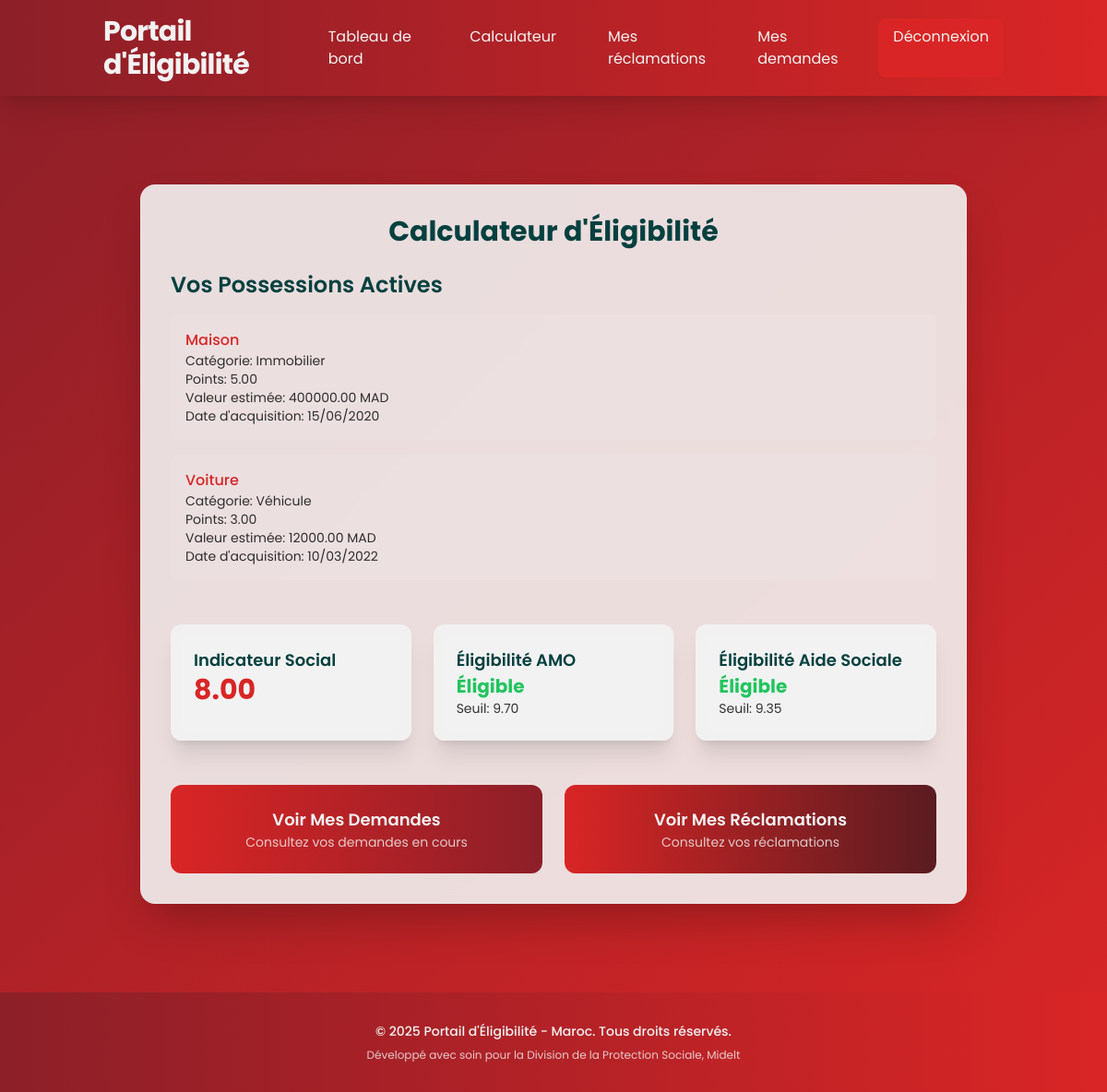
The app's page /calculator/ (signed in) with its own data.
### website/models.py (models this page shows)
class CitizenPossession(models.Model):
    STATUS_CHOICES = [
        ('active', 'Active'),
        ('under_investigation', 'Under Investigation'),
        ('disputed', 'Disputed'),
        ('removed', 'Removed'),
    ]
    citizen = models.ForeignKey(User, on_delete=models.CASCADE)
    possession_type = models.ForeignKey(PossessionType, on_delete=models.CASCADE)
    description = models.TextField()  # Additional details about the possession
    acquisition_date = models.DateField()
    estimated_value = models.DecimalField(max_digits=12, decimal_places=2)
    status = models.CharField(max_length=20, choices=STATUS_CHOICES, default='active')
    added_by = models.ForeignKey(User, on_delete=models.CASCADE, related_name='added_possessions')
    created_at = models.DateTimeField(auto_now_add=True)
    updated_at = models.DateTimeField(auto_now=True)

class PossessionType(models.Model):
    category = models.ForeignKey(PossessionCategory, on_delete=models.CASCADE)
    name = models.CharField(max_length=100)  # e.g., "Normal Car", "Luxury Car", "Motorcycle"
    description = models.TextField()
    point_value = models.DecimalField(max_digits=10, decimal_places=4)  # e.g., 0.14 for normal car
    is_active = models.BooleanField(default=True)
    created_at = models.DateTimeField(auto_now_add=True)

class PossessionCategory(models.Model):
    name = models.CharField(max_length=100)  # e.g., "Vehicles", "Real Estate", "Electronics"
    description = models.TextField()
    is_active = models.BooleanField(default=True)

class SocialIndicatorThreshold(models.Model):
    PROGRAM_TYPES = [
        ('amo', 'AMO Health Insurance'),
        ('social_aid', 'Social Aid'),
    ]
    program_type = models.CharField(max_length=20, choices=PROGRAM_TYPES)
    max_score = models.DecimalField(max_digits=10, decimal_places=4)
    effective_date = models.DateField()
    is_active = models.BooleanField(default=True)
    created_by = models.ForeignKey(User, on_delete=models.CASCADE)
    class Meta:
        unique_together = ['program_type', 'effective_date']

### website/views.py (the view)
# urls.py: path('calculator/', views.eligibility_calculator, name='eligibility_calculator'),
@login_required
@user_passes_test(is_citizen)
def eligibility_calculator(request):
    citizen = request.user
    possessions = CitizenPossession.objects.filter(
        citizen=citizen,
        status='active'
    ).select_related('possession_type', 'possession_type__category')
    calculation_items = []
    total_score = Decimal('0')
    for possession in possessions:
        calculation_items.append({
            'possession': possession,
            'points': possession.possession_type.point_value,
            'category': possession.possession_type.category.name
        })
        total_score += possession.possession_type.point_value
    amo_threshold = get_current_threshold('amo')
    social_aid_threshold = get_current_threshold('social_aid')
    context = {
        'calculation_items': calculation_items,
        'total_score': total_score,
        'amo_threshold': amo_threshold,
        'social_aid_threshold': social_aid_threshold,
        'amo_eligible': total_score <= amo_threshold,
        'social_aid_eligible': total_score <= social_aid_threshold,
    }
    return render(request, 'citizen/calculator.html', context)

### website/views.py (called while the page is built)
def is_citizen(user):
    return user.user_type == 'citizen'

def get_current_threshold(program_type):
    try:
        threshold = SocialIndicatorThreshold.objects.filter(
            program_type=program_type,
            is_active=True,
            effective_date__lte=timezone.now().date()
        ).order_by('-effective_date').first()
        return threshold.max_score if threshold else Decimal('999999')
    except:
        return Decimal('999999')

### website/templates/citizen/calculator.html (shortened to what this page needs)
{% extends 'base.html' %}
{% block content %}
<div class="flex items-center justify-center py-12" style="height:fit-content; min-height: 75vh;">
    <div class="glass p-8 rounded-2xl shadow-2xl w-full max-w-4xl animate-fade-in-up">
        <h1 class="text-3xl font-bold text-center text-[#044040] mb-6">Calculateur d'Éligibilité</h1>
        <div class="mb-12">
            <h2 class="text-2xl font-semibold text-[#044040] mb-4">Vos Possessions Actives</h2>
            {% if calculation_items %}
                <ul class="space-y-4">
                    {% for item in calculation_items %}
                        <li class="bg-[#F2F2F2]/10 p-4 rounded-lg hover:bg-[#F2F2F2]/20 transition-all duration-300 hover-scale">
                            <p class="font-medium text-[#D92525]">{{ item.possession.possession_type.name }}</p>
                            <p class="text-sm text-[#000000]/80">Catégorie: {{ item.category }}</p>
                            <p class="text-sm text-[#000000]/80">Points: {{ item.points|floatformat:2 }}</p>
                            <p class="text-sm text-[#000000]/80">Valeur estimée: {{ item.possession.estimated_value|floatformat:2 }} MAD</p>
                            <p class="text-sm text-[#000000]/80">Date d'acquisition: {{ item.possession.acquisition_date|date:"d/m/Y" }}</p>
                        </li>
                    {% endfor %}
                </ul>
            {% else %}
                <p class="text-[#000000]/80">Aucune possession active enregistrée.</p>
            {% endif %}
        </div>
        <div class="grid grid-cols-1 md:grid-cols-3 gap-6 mb-12">
            <div class="glass p-6 rounded-xl shadow-xl hover-scale animate-fade-in-up">
                <h2 class="text-lg font-semibold text-[#044040]">Indicateur Social</h2>
                <p class="text-3xl font-bold text-[#D92525]">{{ total_score|floatformat:2 }}</p>
            </div>
            <div class="glass p-6 rounded-xl shadow-xl hover-scale animate-fade-in-up">
                <h2 class="text-lg font-semibold text-[#044040]">Éligibilité AMO</h2>
                <p class="{% if amo_eligible %}text-green-500{% else %}text-red-500{% endif %} font-bold text-xl">
                    {% if amo_eligible %}Éligible{% else %}Non éligible{% endif %}
                </p>
                <p class="text-sm text-[#000000]/80">Seuil: {{ amo_threshold|floatformat:2 }}</p>
            </div>
            <div class="glass p-6 rounded-xl shadow-xl hover-scale animate-fade-in-up">
                <h2 class="text-lg font-semibold text-[#044040]">Éligibilité Aide Sociale</h2>
                <p class="{% if social_aid_eligible %}text-green-500{% else %}text-red-500{% endif %} font-bold text-xl">
                    {% if social_aid_eligible %}Éligible{% else %}Non éligible{% endif %}
                </p>
                <p class="text-sm text-[#000000]/80">Seuil: {{ social_aid_threshold|floatformat:2 }}</p>
            </div>
        </div>
        <div class="grid grid-cols-1 md:grid-cols-2 gap-6">
            <a href="{% url 'my_applications' %}"
               class="bg-gradient-to-r from-[#D92525] to-[#8C1F28] text-[#F2F2F2] p-6 rounded-xl text-center hover-scale transition-all duration-300 animate-pulse">
                <h3 class="text-lg font-semibold">Voir Mes Demandes</h3>
                <p class="text-sm text-[#F2F2F2]/80">Consultez vos demandes en cours</p>
            </a>
            <a href="{% url 'my_reclamations' %}"
               class="bg-gradient-to-r from-[#D92525] to-[#591C21] text-[#F2F2F2] p-6 rounded-xl text-center hover-scale transition-all duration-300 animate-pulse">
                <h3 class="text-lg font-semibold">Voir Mes Réclamations</h3>
                <p class="text-sm text-[#F2F2F2]/80">Consultez vos réclamations</p>
            </a>
        </div>
    </div>
</div>
{% endblock %}

### records on screen
CitizenPossession: possession.possession_type.name "Maison", category "Immobilier", points "5.00", possession.estimated_value "400000.00", possession.acquisition_date "15/06/2020"
CitizenPossession: possession.possession_type.name "Voiture", category "Véhicule", points "3.00", possession.estimated_value "12000.00", possession.acquisition_date "10/03/2022"
SocialIndicatorThreshold: max_score "9.70"
SocialIndicatorThreshold: max_score "9.35"

### other values on screen
{{ total_score|floatformat:2 }} "8.00"
